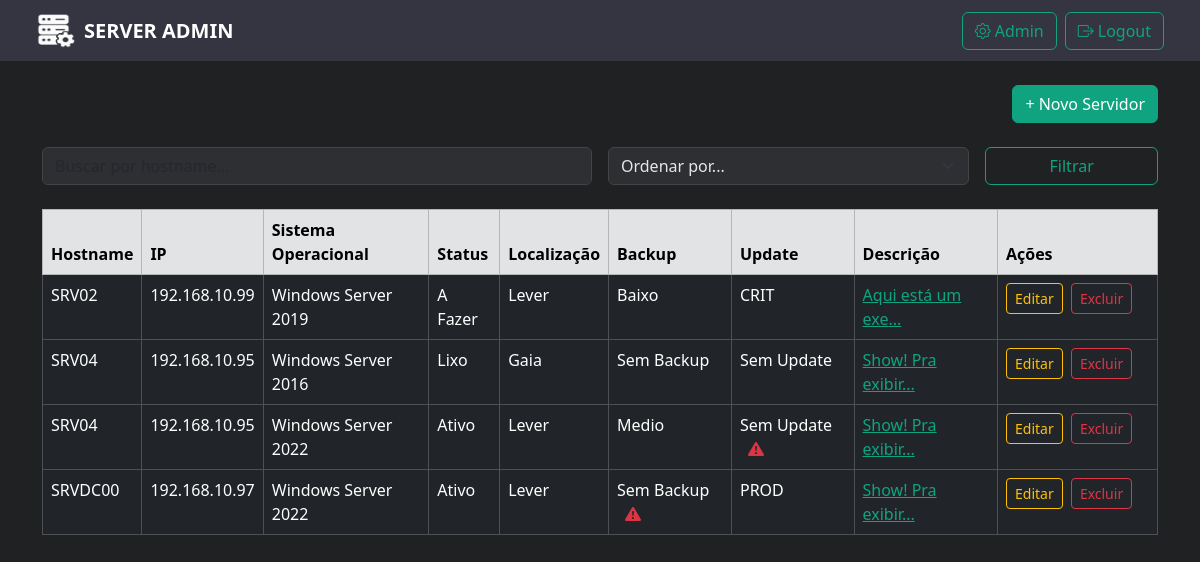
The app's page / (signed in) with its own data.
### inventario/models.py (models this page shows, shortened)
class Servidor(models.Model):
    hostname = models.CharField(max_length=100)
    ip = models.GenericIPAddressField()
    sistema_operacional = models.CharField(max_length=100)
    localizacao = models.CharField(
        max_length=20,
        choices=[
            ('Lever', 'Lever'),
            ('Ramalde', 'Ramalde'),
            ('Gaia', 'Gaia')
        ]
    )
    backup = models.CharField(
        max_length=20,
        choices=[
            ('Baixo', 'Baixo'),
            ('Medio', 'Medio'),
            ('Alto', 'Alto'),
            ('Sem Backup', 'Sem Backup')
        ]
    )
    status = models.CharField(
        max_length=20,
        choices=[
            ('Ativo', 'Ativo'),
            ('A Fazer', 'A Fazer'),
            ('Lixo', 'Lixo')
        ]
    )
    update = models.CharField(
        max_length=20,
        choices=[
            ('CRIT', 'CRIT'),
            ('PROD', 'PROD'),
            ('HOMU', 'HOMU'),
            ('Sem Update', 'Sem Update')
        ]
    )
    data_inclusao = models.DateField(auto_now_add=True)
    observacoes = models.TextField(blank=True)

### inventario/views.py (the view)
# urls.py: path('', ListaServidores.as_view(), name='lista_servidores'),
class ListaServidores(LoginRequiredMixin, ListView):
    model = Servidor
    template_name = 'inventario/lista.html'
    context_object_name = 'servidores'
    login_url = '/login/'  # ou você pode criar sua própria página
    ordering = ['hostname']
    def get_queryset(self):
        queryset = super().get_queryset()
        termo = self.request.GET.get('busca')
        if termo:
            queryset = queryset.filter(
                hostname__icontains=termo
            )
        ordenar = self.request.GET.get('ordenar')
        if ordenar:
            queryset = queryset.order_by(ordenar)
        return queryset

### inventario/templates/inventario/lista.html (shortened to what this page needs)
{% extends 'base.html' %}
{% block content %}
<div class="container mt-4">
    <div class="d-flex justify-content-between align-items-center mb-4">
        <a href="{% url 'criar_servidor' %}" class="btn btn-primary">+ Novo Servidor</a>
    </div>
    <form method="get" class="row g-3 mb-4">
        <div class="col-md-6">
            <input type="text" name="busca" class="form-control" placeholder="Buscar por hostname..." value="{{ request.GET.busca }}">
        </div>
        <div class="col-md-4">
            <select name="ordenar" class="form-select">
                <option value="">Ordenar por...</option>
            </select>
        </div>
        <div class="col-md-2">
            <button type="submit" class="btn btn-outline-light w-100">Filtrar</button>
        </div>
    </form>
    {% if servidores %}
        <div class="table-responsive">
            <table class="table table-dark table-hover table-bordered rounded">
                <thead class="table-secondary text-dark">
                    <tr>
                        <th>Hostname</th>
                        <th>IP</th>
                        <th>Sistema Operacional</th>
                        <th>Status</th>
                        <th>Localização</th>
                        <th>Backup</th>
                        <th>Update</th>
                        <th>Descrição</th>
                        <th style="width: 160px;">Ações</th>
                    </tr>
                </thead>
                <tbody>
                    {% for servidor in servidores %}
                    <tr>
                        <td>{{ servidor.hostname }}</td>
                        <td>{{ servidor.ip }}</td>
                        <td>{{ servidor.sistema_operacional }}</td>
                        <td>{{ servidor.status }}</td>
                        <td>{{ servidor.localizacao }}</td>
                        <td>
                            {{ servidor.backup }}
                            {% if servidor.backup == "Sem Backup" and servidor.status == "Ativo" %}
                                <i class="bi bi-exclamation-triangle-fill text-danger ms-2" title="Servidor sem backup!"></i>
                            {% endif %}
                        </td>
                        <td>
                            {{ servidor.update }}
                            {% if servidor.sistema_operacional|lower >= 'windows server 2022'|lower and servidor.update == "Sem Update" %}
                                <i class="bi bi-exclamation-triangle-fill text-danger ms-2" title="Servidor sem update!"></i>
                            {% endif %}
                        </td>
                        <td>
                            {% if servidor.observacoes %}
                                <a href="#" data-bs-toggle="modal" data-bs-target="#descricaoModal{{ servidor.id }}">
                                    {{ servidor.observacoes|slice:":16" }}...
                                </a>
                            {% else %}
                                <span class="text-muted">(sem descrição)</span>
                            {% endif %}
                        </td>
                        <td>
                            <a href="{% url 'editar_servidor' servidor.id %}" class="btn btn-sm btn-outline-warning me-1">Editar</a>
                            <a href="{% url 'deletar_servidor' servidor.id %}" class="btn btn-sm btn-outline-danger">Excluir</a>
                        </td>
                    </tr>
                    {% endfor %}
                </tbody>
            </table>
        </div>
    {% else %}
        <div class="alert alert-secondary text-center mt-4">
            Nenhum servidor encontrado.
        </div>
    {% endif %}
</div>
{% endblock %}

### inventario/templates/base.html (shortened to what this page needs)
{% load static %}
<!DOCTYPE html>
<html lang="pt-br">
<head>
    <link href="https://cdn.jsdelivr.net/npm/bootstrap@5.3.3/dist/css/bootstrap.min.css" rel="stylesheet">
    <link href="https://cdn.jsdelivr.net/npm/bootstrap-icons@1.11.3/font/bootstrap-icons.css" rel="stylesheet">
</head>
<body>
<nav class="navbar navbar-expand-lg navbar-dark px-4">
    <div class="container-fluid">
        <a class="navbar-brand d-flex align-items-center" href="{% url 'lista_servidores' %}">
            <img src="{% static 'img/logo.png' %}" alt="Logo" width="40" height="35" class="me-2 rounded">
            <span class="fw-bold text-white">SERVER ADMIN</span>
        </a>
        <div class="d-flex">
            {% if user.is_authenticated %}
                <a href="/admin/" class="btn btn-outline-light me-2 d-flex align-items-center">
                    <i class="bi bi-gear me-1"></i> Admin
                </a>
                <form method="post" action="{% url 'logout' %}" class="d-inline">
                    <button type="submit" class="btn btn-outline-light d-flex align-items-center">
                        <i class="bi bi-box-arrow-right me-1"></i> Logout
                    </button>
                </form>
            {% endif %}
        </div>
    </div>
</nav>
{% block content %}
{% endblock %}
</body>
</html>

### inventario/templates/base.html (style rules this page uses)
body { background-color: #202123; color: #e6e6e6; }
.navbar { background-color: #343541; }
.btn-primary { background-color: #10a37f; border-color: #10a37f; }
.btn-outline-light { border-color: #10a37f; color: #10a37f; }
a { color: #10a37f; }
input, select, textarea { background-color: #2d2f33 !important; color: #e6e6e6 !important; border-color: #444 !important; }

### records on screen
Servidor: hostname "SRV02", ip "192.168.10.99", sistema_operacional "Windows Server 2019", status "A Fazer", localizacao "Lever", backup "Baixo", update "CRIT", observacoes "Aqui está um exe"
Servidor: hostname "SRV04", ip "192.168.10.95", sistema_operacional "Windows Server 2016", status "Lixo", localizacao "Gaia", backup "Sem Backup", update "Sem Update", observacoes "Show! Pra exibir"
Servidor: hostname "SRV04", ip "192.168.10.95", sistema_operacional "Windows Server 2022", status "Ativo", localizacao "Lever", backup "Medio", update "Sem Update", observacoes "Show! Pra exibir"
Servidor: hostname "SRVDC00", ip "192.168.10.97", sistema_operacional "Windows Server 2022", status "Ativo", localizacao "Lever", backup "Sem Backup", update "PROD", observacoes "Show! Pra exibir"
